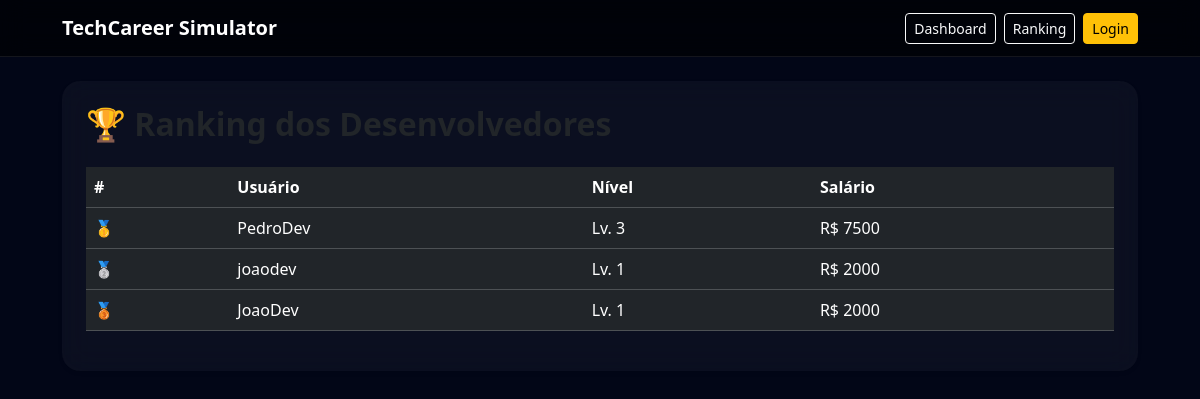
Before: /ranking with the older database file.
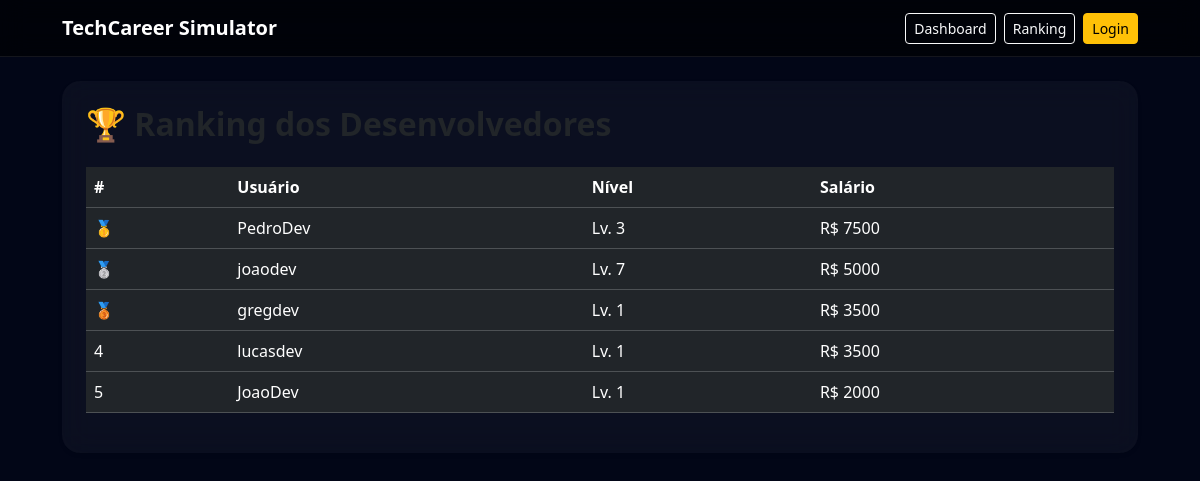
After: the same page with the newer database file.
### models.py (models this page shows)
class Stats(db.Model):
    id = db.Column(db.Integer, primary_key=True)
    user_id = db.Column(db.Integer, db.ForeignKey("user.id"), nullable=False, unique=True)
    level = db.Column(db.Integer, default=1)
    xp = db.Column(db.Integer, default=0)
    xp_max = db.Column(db.Integer, default=100)
    salary = db.Column(db.Integer, default=2000)
    reputation = db.Column(db.Integer, default=50)
    stress = db.Column(db.Integer, default=10)

class User(db.Model):
    id = db.Column(db.Integer, primary_key=True)
    username = db.Column(db.String(100), unique=True, nullable=False)
    stats = db.relationship("Stats", backref="user", uselist=False)

### app.py (the view)
@app.route("/ranking")
def ranking():
    ranking_data = (
        db.session.query(User.username, Stats.level, Stats.salary)
        .join(Stats, Stats.user_id == User.id)
        .order_by(Stats.salary.desc())
        .limit(10)
        .all()
    )
    return render_template("ranking.html", ranking=ranking_data)

### templates/ranking.html (shortened to what this page needs)
{% extends "base.html" %}
{% block content %}
<div class="card shadow-sm border-0">
<div class="card-body">
<h2 class="mb-4">🏆 Ranking dos Desenvolvedores</h2>
<table class="table table-dark table-hover align-middle">
<thead>
<tr>
<th>#</th>
<th>Usuário</th>
<th>Nível</th>
<th>Salário</th>
</tr>
</thead>
<tbody>
{% for user in ranking %}
<tr>
<td>
{% if loop.index == 1 %}
🥇
{% elif loop.index == 2 %}
🥈
{% elif loop.index == 3 %}
🥉
{% else %}
{{ loop.index }}
{% endif %}
</td>
<td>{{ user.username }}</td>
<td>Lv. {{ user.level }}</td>
<td>R$ {{ user.salary }}</td>
</tr>
{% endfor %}
</tbody>
</table>
</div>
</div>
{% endblock %}

### templates/base.html (shortened to what this page needs)
<!doctype html>
<html lang="pt-br">
<head>
  <link href="https://cdn.jsdelivr.net/npm/bootstrap@5.3.3/dist/css/bootstrap.min.css" rel="stylesheet">
  <link href="{{ url_for('static', filename='css/style.css') }}" rel="stylesheet">
</head>
<body>
<nav class="navbar navbar-expand-lg navbar-dark bg-dark">
  <div class="container">
    <a class="navbar-brand fw-semibold" href="{{ url_for('dashboard') }}">TechCareer Simulator</a>
    <div class="ms-auto d-flex gap-2">
      <a class="btn btn-outline-light btn-sm" href="{{ url_for('dashboard') }}">Dashboard</a>
      <a class="btn btn-outline-light btn-sm" href="{{ url_for('ranking') }}">Ranking</a>
      <a class="btn btn-warning btn-sm" href="{{ url_for('login') }}">Login</a>
    </div>
  </div>
</nav>
<main class="container my-4">
{% block content %}{% endblock %}
</main>
</body>
</html>

### static/css/style.css (style rules this page uses)
:root { --bg1:#0f172a; --bg2:#020617; --card:rgba(255,255,255,0.04); --border:rgba(255,255,255,0.08); --primary:#3b82f6; --secondary:#6366f1; --accent:#22c55e; --text:#e2e8f0; --muted:#94a3b8; --shadow:0 10px 40px rgba(0,0,0,0.6); }
body { background:linear-gradient(-45deg,#020617,#0f172a,#020617,#020617); background-size:400% 400%; animation:gradientMove 12s ease infinite; color:var(--text); min-height:100vh; }
.container { max-width:1100px; }
.navbar { backdrop-filter:blur(12px); background:rgba(0,0,0,0.6) !important; border-bottom:1px solid var(--border); }
.card { background:var(--card); border:1px solid var(--border); border-radius:18px; backdrop-filter:blur(14px); box-shadow:var(--shadow); transition:all .35s ease; }
.card .card-body { padding:24px; }
h1,h2,h3,h4 { font-weight:700; }

Changed rows visible on the page:
changed Stats "joaodev": level "1" → "7"; salary "2000" → "5000"
added Stats: username "gregdev", level "1", salary "3500"
added Stats: username "lucasdev", level "1", salary "3500"
shown differently, row unchanged: Stats "JoaoDev": no longer shows "🥉"
